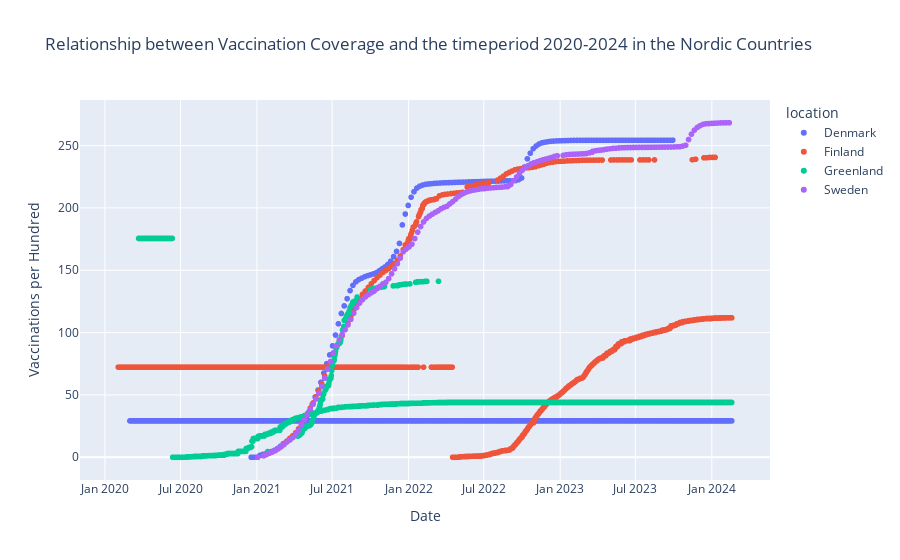

Write notebook code for a chart like this one.
### Markdown cell above
Test til MARCUS

### Code cell
# Filtrer dataene kun for nordic_countries
nordic_data = data_hypothesis_2[data_hypothesis_2['location'].isin(nordic_countries)]

# Opret et scatterplot med plotly
fig = px.scatter(nordic_data, x='date', y='total_vaccinations_per_hundred', color='location', hover_name='location',
                 labels={'date': 'Date', 'total_vaccinations_per_hundred': 'Vaccinations per Hundred'},
                 title='Relationship between Vaccination Coverage and the timeperiod 2020-2024 in the Nordic Countries')

# Vis plottet
fig.show()

### Figure 1 — Plotly figure (JSON) as saved in the notebook; plotly's stock layout.template omitted (floating-point values rounded to 4 significant figures; data arrays with more than 128 entries replaced by an {"elided": "..."} marker saying what was removed)
{"data": [{"hovertemplate": "<b>%{hovertext}</b><br><br>location=Denmark<br>Date=%{x}<br>Vaccinations per Hundred=%{y}<extra></extra>", "hovertext": {"elided": "1450 str values"}, "legendgroup": "Denmark", "marker": {"color": "#636efa", "symbol": "circle"}, "mode": "markers", "name": "Denmark", "showlegend": true, "type": "scattergl", "x": {"elided": "1450 str values"}, "xaxis": "x", "y": {"elided": "1450 float values"}, "yaxis": "y"}, {"hovertemplate": "<b>%{hovertext}</b><br><br>location=Finland<br>Date=%{x}<br>Vaccinations per Hundred=%{y}<extra></extra>", "hovertext": {"elided": "1478 str values"}, "legendgroup": "Finland", "marker": {"color": "#EF553B", "symbol": "circle"}, "mode": "markers", "name": "Finland", "showlegend": true, "type": "scattergl", "x": {"elided": "1478 str values"}, "xaxis": "x", "y": {"elided": "1478 float values"}, "yaxis": "y"}, {"hovertemplate": "<b>%{hovertext}</b><br><br>location=Greenland<br>Date=%{x}<br>Vaccinations per Hundred=%{y}<extra></extra>", "hovertext": {"elided": "1429 str values"}, "legendgroup": "Greenland", "marker": {"color": "#00cc96", "symbol": "circle"}, "mode": "markers", "name": "Greenland", "showlegend": true, "type": "scattergl", "x": {"elided": "1429 str values"}, "xaxis": "x", "y": {"elided": "1429 float values"}, "yaxis": "y"}, {"hovertemplate": "<b>%{hovertext}</b><br><br>location=Sweden<br>Date=%{x}<br>Vaccinations per Hundred=%{y}<extra></extra>", "hovertext": {"elided": "162 str values"}, "legendgroup": "Sweden", "marker": {"color": "#ab63fa", "symbol": "circle"}, "mode": "markers", "name": "Sweden", "showlegend": true, "type": "scattergl", "x": {"elided": "162 str values"}, "xaxis": "x", "y": {"elided": "162 float values"}, "yaxis": "y"}], "layout": {"legend": {"title": {"text": "location"}, "tracegroupgap": 0}, "title": {"text": "Relationship between Vaccination Coverage and the timeperiod 2020-2024 in the Nordic Countries"}, "xaxis": {"anchor": "y", "domain": [0, 1], "title": {"text": "Date"}}, "yaxis": {"anchor": "x", "domain": [0, 1], "title": {"text": "Vaccinations per Hundred"}}}}
